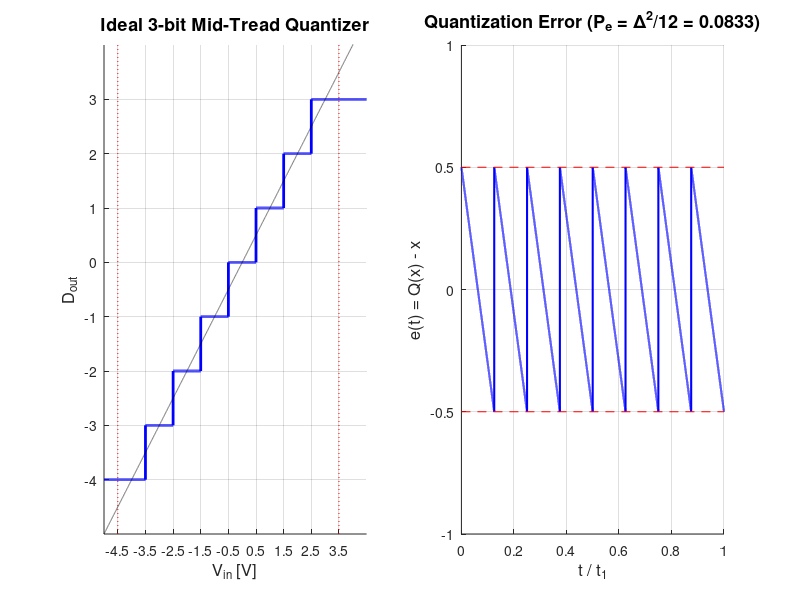

The MATLAB source for this figure: (Note: this script raises an error after producing the figure.)
%% Homework 1 - Problem 3: Quantization Noise Power for Ramp Input
% ET4369 Nyquist Rate Data Converters
clear; close all; clc;

Delta = 1; % Step size (normalized to 1V)
B = 3;     % Number of bits
N_levels = 2^B; % 8 levels

%% =====================================================================
%  Part (a): Ideal 3-bit mid-tread quantizer
%  =====================================================================

% Ideal mid-tread quantizer: output levels at -4, -3, -2, -1, 0, 1, 2, 3
% Decision boundaries at: -3.5, -2.5, -1.5, -0.5, 0.5, 1.5, 2.5
% Step at code k covers [(k-0.5)*Delta, (k+0.5)*Delta)
% Full input range: [-4.5, 3.5] (total = 8*Delta = FSR)

% Ramp input: from beginning to end of FSR
FSR = N_levels * Delta; % = 8
x_start = -4.5 * Delta;
x_end   =  3.5 * Delta;
N_pts = 100000;
t = linspace(0, 1, N_pts); % normalized time [0, 1] representing [0, t1]
x_ramp = x_start + (x_end - x_start) * t; % ramp from -4.5 to 3.5

% Ideal mid-tread quantizer function
ideal_levels = (-4:3) * Delta; % output levels
ideal_boundaries = (-3.5:1:2.5) * Delta; % decision boundaries

Q_ideal = zeros(size(x_ramp));
for i = 1:length(x_ramp)
    xv = x_ramp(i);
    if xv < ideal_boundaries(1)
        Q_ideal(i) = ideal_levels(1);
    elseif xv >= ideal_boundaries(end) + Delta
        Q_ideal(i) = ideal_levels(end);
    else
        idx = find(xv >= ideal_boundaries, 1, 'last');
        if isempty(idx)
            Q_ideal(i) = ideal_levels(1);
        else
            Q_ideal(i) = ideal_levels(idx + 1);
        end
    end
end

% Quantization error
e_ideal = Q_ideal - x_ramp;

% Noise power (mean square error)
P_noise_ideal = mean(e_ideal.^2);
fprintf('Part (a) - Ideal quantizer:\n');
fprintf('  Noise power (numerical) = %.6f\n', P_noise_ideal);
fprintf('  Delta^2/12              = %.6f\n', Delta^2/12);
fprintf('  Ratio to Delta^2/12    = %.4f\n', P_noise_ideal / (Delta^2/12));
fprintf('\n');

%% Plot Part (a): Ideal quantizer transfer characteristic
figure('Position', [100 100 900 400]);

% Transfer characteristic
subplot(1,2,1);
hold on; grid on;
x_plot = linspace(-5, 4.5, 10000);
Q_plot = zeros(size(x_plot));
for i = 1:length(x_plot)
    xv = x_plot(i);
    if xv < ideal_boundaries(1)
        Q_plot(i) = ideal_levels(1);
    elseif xv >= ideal_boundaries(end) + Delta
        Q_plot(i) = ideal_levels(end);
    else
        idx = find(xv >= ideal_boundaries, 1, 'last');
        if isempty(idx)
            Q_plot(i) = ideal_levels(1);
        else
            Q_plot(i) = ideal_levels(idx + 1);
        end
    end
end
plot(x_plot, Q_plot, 'b-', 'LineWidth', 2);
plot(x_plot, x_plot, 'k--', 'LineWidth', 0.5); % ideal line
% Mark FSR
plot([x_start x_start], [-5 4], 'r:', 'LineWidth', 0.5);
plot([x_end x_end], [-5 4], 'r:', 'LineWidth', 0.5);
xlabel('V_{in} [V]', 'FontSize', 12);
ylabel('D_{out}', 'FontSize', 12);
title('Ideal 3-bit Mid-Tread Quantizer', 'FontSize', 13);
xlim([-5 4.5]);
ylim([-5 4]);
set(gca, 'YTick', -4:1:3);
set(gca, 'XTick', -4.5:1:3.5);

% Quantization error vs time
subplot(1,2,2);
hold on; grid on;
plot(t, e_ideal, 'b-', 'LineWidth', 1.5);
plot([0 1], [Delta/2 Delta/2], 'r--', 'LineWidth', 0.5);
plot([0 1], [-Delta/2 -Delta/2], 'r--', 'LineWidth', 0.5);
xlabel('t / t_1', 'FontSize', 12);
ylabel('e(t) = Q(x) - x', 'FontSize', 12);
title(sprintf('Quantization Error (P_e = \\Delta^2/12 = %.4f)', P_noise_ideal), 'FontSize', 13);
ylim([-1 1]);

sgtitle('Problem 3(a): Ideal Quantizer with Ramp Input', 'FontSize', 14, 'FontWeight', 'bold');

% Save as PDF
exportgraphics(gcf, '/home/danieltyukov/workspace/tud/tud-nyquist-rate-data-converters/hw1/p3a_ideal_quantizer.pdf', 'ContentType', 'vector');
fprintf('Saved p3a_ideal_quantizer.pdf\n');

%% =====================================================================
%  Part (b): "Broken" quantizer (missing codes 0 and 1)
%  =====================================================================

% From the figure: the broken quantizer has:
% D_out = -4 for V_in in [-4.5, -3.5)  (width Delta)
% D_out = -3 for V_in in [-3.5, -2.5)  (width Delta)
% D_out = -2 for V_in in [-2.5, -1.5)  (width Delta)
% D_out = -1 for V_in in [-1.5, +1.5)  (width 3*Delta) <-- BROKEN: missing codes 0,1
% D_out = 2  for V_in in [+1.5, +2.5)  (width Delta)
% D_out = 3  for V_in in [+2.5, +3.5)  (width Delta)

broken_levels     = [-4, -3, -2, -1,  2,  3] * Delta;
broken_boundaries = [-3.5, -2.5, -1.5, 1.5, 2.5] * Delta;
% Transitions at: -3.5, -2.5, -1.5, +1.5, +2.5
% Note: transition from -1 to 2 happens at +1.5 (not at -0.5 and 0.5)

Q_broken = zeros(size(x_ramp));
for i = 1:length(x_ramp)
    xv = x_ramp(i);
    if xv < broken_boundaries(1)
        Q_broken(i) = broken_levels(1);     % -4
    elseif xv < broken_boundaries(2)
        Q_broken(i) = broken_levels(2);     % -3
    elseif xv < broken_boundaries(3)
        Q_broken(i) = broken_levels(3);     % -2
    elseif xv < broken_boundaries(4)
        Q_broken(i) = broken_levels(4);     % -1  (wide step)
    elseif xv < broken_boundaries(5)
        Q_broken(i) = broken_levels(5);     %  2
    else
        Q_broken(i) = broken_levels(6);     %  3
    end
end

% Quantization error
e_broken = Q_broken - x_ramp;

% Noise power
P_noise_broken = mean(e_broken.^2);
fprintf('Part (b) - Broken quantizer:\n');
fprintf('  Noise power (numerical)  = %.6f\n', P_noise_broken);
fprintf('  Analytical: 17*Delta^2/24 = %.6f\n', 17*Delta^2/24);
fprintf('  Delta^2/12               = %.6f\n', Delta^2/12);
fprintf('  Ratio to Delta^2/12     = %.4f\n', P_noise_broken / (Delta^2/12));
fprintf('\n');

%% Analytical verification for part (b)
% Normal steps (5 steps, each width Delta): integral of e^2 = Delta^3/12 each
% Wide step (width 3*Delta, output = -1):
%   e(x) = -1 - x for x in [-1.5, 1.5]
%   integral = integral of (-1-x)^2 from -1.5 to 1.5
%   = [x + x^2 + x^3/3] from -1.5 to 1.5
%   Let's compute:
int_normal = 5 * Delta^3 / 12;

syms xs
int_wide_sym = int((-1*Delta - xs)^2, xs, -1.5*Delta, 1.5*Delta);
int_wide = double(int_wide_sym);
fprintf('Analytical verification:\n');
fprintf('  Integral over 5 normal steps: %.6f\n', int_normal);
fprintf('  Integral over wide step:      %.6f\n', int_wide);
fprintf('  Total integral:               %.6f\n', int_normal + int_wide);
fprintf('  Noise power = total / FSR     = %.6f\n', (int_normal + int_wide) / FSR);
fprintf('  17*Delta^2/24                 = %.6f\n', 17*Delta^2/24);

%% Plot Part (b): Broken quantizer
figure('Position', [100 100 900 400]);

% Transfer characteristic
subplot(1,2,1);
hold on; grid on;
Q_plot_broken = zeros(size(x_plot));
for i = 1:length(x_plot)
    xv = x_plot(i);
    if xv < broken_boundaries(1)
        Q_plot_broken(i) = broken_levels(1);
    elseif xv < broken_boundaries(2)
        Q_plot_broken(i) = broken_levels(2);
    elseif xv < broken_boundaries(3)
        Q_plot_broken(i) = broken_levels(3);
    elseif xv < broken_boundaries(4)
        Q_plot_broken(i) = broken_levels(4);
    elseif xv < broken_boundaries(5)
        Q_plot_broken(i) = broken_levels(5);
    else
        Q_plot_broken(i) = broken_levels(6);
    end
end
plot(x_plot, Q_plot_broken, 'b-', 'LineWidth', 2);
plot(x_plot, x_plot, 'k--', 'LineWidth', 0.5); % ideal line
% Highlight the wide step
fill([-1.5 1.5 1.5 -1.5], [-1.2 -1.2 -0.8 -0.8], 'r', 'FaceAlpha', 0.15, 'EdgeColor', 'none');
% Mark missing codes
text(0, 0, 'Missing code 0', 'Color', 'r', 'FontSize', 9, 'HorizontalAlignment', 'center');
text(0, 1, 'Missing code 1', 'Color', 'r', 'FontSize', 9, 'HorizontalAlignment', 'center');
xlabel('V_{in} [V]', 'FontSize', 12);
ylabel('D_{out}', 'FontSize', 12);
title('"Broken" Quantizer (Missing Codes 0, 1)', 'FontSize', 13);
xlim([-5 4.5]);
ylim([-5 4]);
set(gca, 'YTick', -4:1:3);

% Quantization error vs time
subplot(1,2,2);
hold on; grid on;
plot(t, e_broken, 'b-', 'LineWidth', 1.5);
plot([0 1], [Delta/2 Delta/2], 'r--', 'LineWidth', 0.5);
plot([0 1], [-Delta/2 -Delta/2], 'r--', 'LineWidth', 0.5);
xlabel('t / t_1', 'FontSize', 12);
ylabel('e(t) = Q(x) - x', 'FontSize', 12);
title(sprintf('Quantization Error (P_e = 17\\Delta^2/24 = %.4f)', P_noise_broken), 'FontSize', 13);
ylim([-3 1]);

sgtitle('Problem 3(b): Broken Quantizer with Ramp Input', 'FontSize', 14, 'FontWeight', 'bold');

% Save as PDF
exportgraphics(gcf, '/home/danieltyukov/workspace/tud/tud-nyquist-rate-data-converters/hw1/p3b_broken_quantizer.pdf', 'ContentType', 'vector');
fprintf('Saved p3b_broken_quantizer.pdf\n');

%% Combined figure for the report
figure('Position', [50 50 1000 800]);

% Part (a) - Error plot
subplot(2,2,1);
hold on; grid on;
plot(x_plot, Q_plot, 'b-', 'LineWidth', 2);
plot(x_plot, x_plot, 'k--', 'LineWidth', 0.5);
xlabel('V_{in} [V]', 'FontSize', 11);
ylabel('D_{out}', 'FontSize', 11);
title('(a) Ideal Quantizer Characteristic', 'FontSize', 12);
xlim([-5 4.5]); ylim([-5 4]);
set(gca, 'YTick', -4:1:3);

subplot(2,2,2);
hold on; grid on;
plot(t, e_ideal, 'b-', 'LineWidth', 1.5);
plot([0 1], [Delta/2 Delta/2], 'r--', 'LineWidth', 0.5);
plot([0 1], [-Delta/2 -Delta/2], 'r--', 'LineWidth', 0.5);
xlabel('t / t_1', 'FontSize', 11);
ylabel('e(t)', 'FontSize', 11);
title(sprintf('(a) Error: P_e = \\Delta^2/12 = %.4f', P_noise_ideal), 'FontSize', 12);
ylim([-1 1]);

% Part (b) - Error plot
subplot(2,2,3);
hold on; grid on;
plot(x_plot, Q_plot_broken, 'b-', 'LineWidth', 2);
plot(x_plot, x_plot, 'k--', 'LineWidth', 0.5);
fill([-1.5 1.5 1.5 -1.5], [-1.3 -1.3 -0.7 -0.7], 'r', 'FaceAlpha', 0.15, 'EdgeColor', 'none');
text(0, 0.3, 'Missing 0,1', 'Color', 'r', 'FontSize', 9, 'HorizontalAlignment', 'center');
xlabel('V_{in} [V]', 'FontSize', 11);
ylabel('D_{out}', 'FontSize', 11);
title('(b) Broken Quantizer Characteristic', 'FontSize', 12);
xlim([-5 4.5]); ylim([-5 4]);
set(gca, 'YTick', -4:1:3);

subplot(2,2,4);
hold on; grid on;
plot(t, e_broken, 'b-', 'LineWidth', 1.5);
plot([0 1], [Delta/2 Delta/2], 'r--', 'LineWidth', 0.5);
plot([0 1], [-Delta/2 -Delta/2], 'r--', 'LineWidth', 0.5);
% Shade the region where error exceeds +/- Delta/2
idx_wide = (x_ramp >= -1.5*Delta) & (x_ramp < 1.5*Delta);
t_wide = t(idx_wide);
e_wide = e_broken(idx_wide);
fill([t_wide fliplr(t_wide)], [e_wide zeros(size(e_wide))], 'r', 'FaceAlpha', 0.1, 'EdgeColor', 'none');
xlabel('t / t_1', 'FontSize', 11);
ylabel('e(t)', 'FontSize', 11);
title(sprintf('(b) Error: P_e = 17\\Delta^2/24 = %.4f', P_noise_broken), 'FontSize', 12);
ylim([-3 1]);

sgtitle('Problem 3: Quantization Noise Power for Ramp Input', 'FontSize', 14, 'FontWeight', 'bold');

exportgraphics(gcf, '/home/danieltyukov/workspace/tud/tud-nyquist-rate-data-converters/hw1/p3_combined.pdf', 'ContentType', 'vector');
fprintf('Saved p3_combined.pdf\n');

%% Annotated version of the homework figure for part (b)
figure('Position', [100 100 700 500]);
hold on; grid on;

% Plot the broken quantizer staircase (thick lines like in the homework)
% Draw horizontal segments for each step
steps_x = {[-4.5, -3.5], [-3.5, -2.5], [-2.5, -1.5], [-1.5, 1.5], [1.5, 2.5], [2.5, 3.5]};
steps_y = [-4, -3, -2, -1, 2, 3];

for k = 1:length(steps_y)
    % Horizontal line (step)
    plot(steps_x{k}, [steps_y(k) steps_y(k)], 'k-', 'LineWidth', 2.5);
    % Vertical riser (except for last step at right end)
    if k < length(steps_y)
        plot([steps_x{k}(2) steps_x{k}(2)], [steps_y(k) steps_y(k+1)], 'k-', 'LineWidth', 2.5);
    end
end

% Vertical lines at boundaries (dashed)
for xb = -4.5:1:4.5
    plot([xb xb], [-5 4], 'k:', 'LineWidth', 0.3);
end

% Diagonal reference line
plot([-5 5], [-5 5], 'k-', 'LineWidth', 0.5);

% Mark Delta
annotation('doublearrow', [0.19 0.255], [0.82 0.82], 'Color', 'k', 'LineWidth', 1);
text(-3.5, 3.3, '\Delta', 'FontSize', 14, 'HorizontalAlignment', 'center');

% FSR label
annotation('doublearrow', [0.19 0.83], [0.92 0.92], 'Color', 'k', 'LineWidth', 1);
text(-0.5, 4.2, 'FSR', 'FontSize', 14, 'HorizontalAlignment', 'center', 'FontWeight', 'bold');

% Highlight the wide step in red
fill([-1.5 1.5 1.5 -1.5], [-1.3 -1.3 -0.7 -0.7], 'r', 'FaceAlpha', 0.2, 'EdgeColor', 'r', 'LineWidth', 1);
text(0, 0.5, {'Missing codes', '0 and 1'}, 'Color', 'r', 'FontSize', 11, ...
    'HorizontalAlignment', 'center', 'FontWeight', 'bold');

% Arrow pointing to wide step
annotation('arrow', [0.5 0.5], [0.55 0.42], 'Color', 'r', 'LineWidth', 1.5);

% Labels
xlabel('V_{in} [V]', 'FontSize', 13);
ylabel('D_{out}', 'FontSize', 13);
title('Broken 3-bit Mid-Tread Quantizer (Annotated)', 'FontSize', 14, 'FontWeight', 'bold');
set(gca, 'YTick', -4:1:3);
set(gca, 'XTick', -4.5:1:4.5);
set(gca, 'XTickLabel', {'-4.5','-3.5','-2.5','-1.5','-0.5','+0.5','+1.5','+2.5','+3.5','+4.5'});
xlim([-5 4.5]);
ylim([-5 4.5]);

exportgraphics(gcf, '/home/danieltyukov/workspace/tud/tud-nyquist-rate-data-converters/hw1/p3b_annotated_figure.pdf', 'ContentType', 'vector');
fprintf('Saved p3b_annotated_figure.pdf\n');

fprintf('\n=== SUMMARY ===\n');
fprintf('Part (a): Ideal quantizer noise power    = Delta^2/12     = %.6f\n', Delta^2/12);
fprintf('Part (b): Broken quantizer noise power   = 17*Delta^2/24  = %.6f\n', 17*Delta^2/24);
fprintf('Ratio (broken/ideal)                     = %.1f\n', (17*Delta^2/24)/(Delta^2/12));
